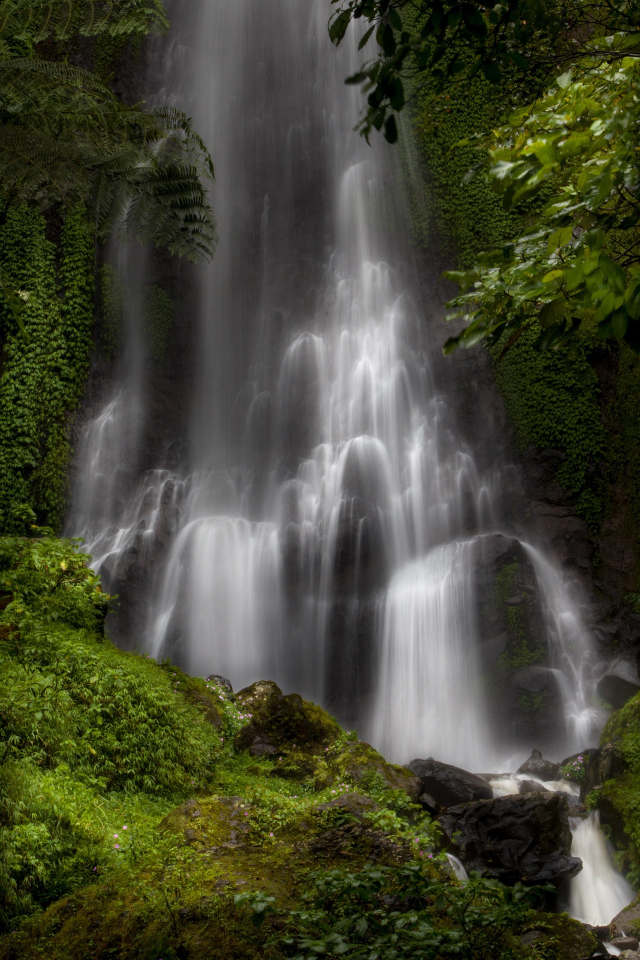
#> input picture OpenCVPracticals-Vijet/images/sample.jpg, 1280 x 1920 px (shown at 1/2 size)
$ python 04_draw_shapes.py
#> lines starting #> are read from the running program, lines starting #| are printed output that depends on the picture; after the words box and inside, x2 and y2 are one past the last pixel; in counts of white or black regions, pixels touching at a corner belong together
import cv2

img = cv2.imread("images/sample.jpg")
#> img is the input picture: shape (1920, 1280, 3); mean B, G, R 50.7, 70.6, 68.6

cv2.line(img,(20,20),(300,20),(255,0,0),3)

cv2.rectangle(img,(50,50),(250,180),(0,255,0),3)

cv2.circle(img,(350,150),60,(0,0,255),3)
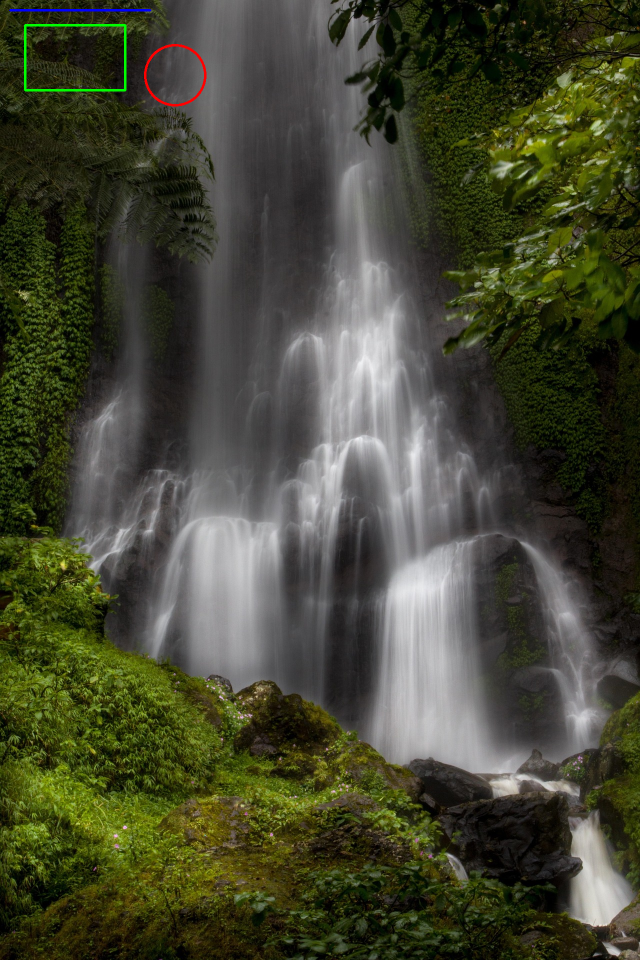
#> img: shape (1920, 1280, 3) (shown at 1/2 size); mean B, G, R 50.8, 70.8, 68.7

cv2.putText(img,"OpenCV",(100,350),
cv2.FONT_HERSHEY_SIMPLEX,
1,(255,255,255),2)
#> img: shape (1920, 1280, 3); 0.04% of pixels changed, all inside (x1, y1, x2, y2) = (102, 328, 218, 359)

cv2.imshow("Shapes",img)

cv2.waitKey(0)
cv2.destroyAllWindows()
